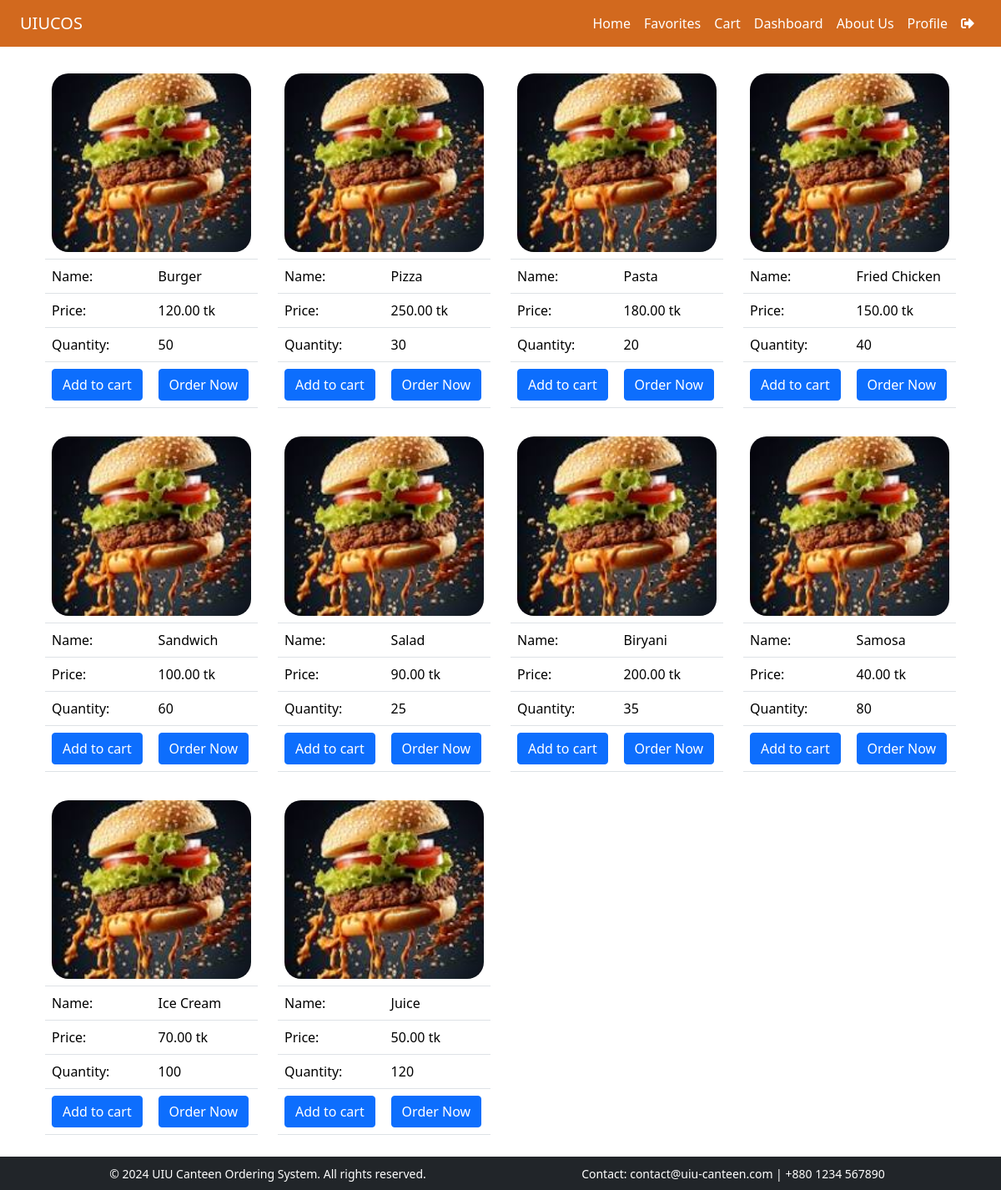
Screenshot of /pages/userHome.php with the database file from the repository.
### tables this page shows
CREATE TABLE `food` (
  `id` int(11) NOT NULL,
  `foodname` varchar(100) NOT NULL,
  `image` varchar(255) NOT NULL,
  `description` text NOT NULL,
  `price` decimal(10,2) NOT NULL,
  `quantity` int(11) NOT NULL,
  `canteen_id` int(11) NOT NULL,
  `created_at` timestamp NOT NULL DEFAULT current_timestamp()
);

### pages/userHome.php (the view, shortened to what this page needs)
<?php
include("../config/config.php");
$query = "SELECT `id`, `foodname`, `image`, `price`, `quantity`, `canteen_id` FROM `food` WHERE 1";
$run = mysqli_query($conn, $query);
?>
<!DOCTYPE html>
<html lang="en">
<head>
    <link href="https://cdn.jsdelivr.net/npm/bootstrap@5.3.3/dist/css/bootstrap.min.css" rel="stylesheet"
>
</head>
<body>
    <?php include("../include/usernav.php"); ?>
    <div class="container text-center">
        <div class="row">
            <?php
            if (mysqli_num_rows($run) > 0) {
                while ($result = mysqli_fetch_assoc($run)) {
                    ?>
                    <div class="col-3">
                        <form action="order.php" method="post">
                            <table class="table">
                                <tr>
                                    <td colspan="2"><img src="../assets/images/food/<?php echo $result['canteen_id'] ?>/<?php echo $result['image'] ?>" alt="Food Image"></td>
                                </tr>
                                <tr>
                                    <td>Name: </td>
                                    <td><?php echo $result['foodname'] ?></td>
                                </tr>
                                <tr>
                                    <td>Price: </td>
                                    <td><?php echo $result['price'] ?> tk</td>
                                </tr>
                                <tr>
                                    <td>Quantity: </td>
                                    <td><?php echo $result['quantity'] ?></td>
                                </tr>
                                <tr>
                                    <td><input type="submit" value="Add to cart" class="btn btn-primary" name="cbtn"></td>
                                    <td><input type="submit" value="Order Now" class="btn btn-primary" name="obtn"></td>
                                </tr>
                            </table>
                        </form>
                    </div>
                    <?php
                }
            }
            ?>
        </div>
    </div>
    <?php include('../include/footer.php'); ?>
</body>
</html>

### include/usernav.php (shortened to what this page needs)
<link href="https://cdn.jsdelivr.net/npm/bootstrap@5.1.3/dist/css/bootstrap.min.css" rel="stylesheet">
<link rel="stylesheet" href="https://cdnjs.cloudflare.com/ajax/libs/font-awesome/5.15.4/css/all.min.css">
<nav class="navbar navbar-expand-lg fixed-top" id="mainNav" style="background-color: chocolate;">
    <div class="container-fluid">
        <a class="navbar-brand text-white" href="dashboard.php">UIUCOS</a>
        <div class="collapse navbar-collapse" id="navbarNav">
            <ul class="navbar-nav ms-auto">
                <li class="nav-item">
                    <a class="nav-link text-white" href="userHome.php">Home</a>
                </li>
                <li class="nav-item">
                    <a class="nav-link text-white" href="favorites.php">Favorites</a>
                </li>
                <li class="nav-item">
                    <a class="nav-link text-white" href="cart.php">Cart</a>
                </li>
                <li class="nav-item">
                    <a class="nav-link text-white" href="dashboard.php">Dashboard</a>
                </li>
                <li class="nav-item">
                    <a class="nav-link text-white" href="about.php">About Us</a>
                </li>
                <li class="nav-item">
                    <a class="nav-link text-white" href="profile.php">Profile</a>
                </li>
                <li class="nav-item">
                    <a class="nav-link text-white" href="login.php" title="Logout">
                        <i class="fas fa-sign-out-alt"></i>
                    </a>
                </li>
            </ul>
        </div>
    </div>
</nav>
<br>

### include/footer.php (shortened to what this page needs)
<footer class="bg-dark text-white py-2">
    <div class="container text-center">
        <div class="row">
            <div class="col-md-6">
                <small>&copy; <?php echo date("Y"); ?> UIU Canteen Ordering System. All rights reserved.</small>
            </div>
            <div class="col-md-6">
                <small>Contact: contact@uiu-canteen.com | +880 1234 567890</small>
            </div>
        </div>
    </div>
</footer>
</body>
</html>

### pages/userHome.php (style rules this page uses)
img { height: 100%; width: 100%; margin: 0px; border-radius: 20px; }
.col-3 { margin-bottom: 10px; }
td { text-align: left; }

### include/usernav.php (style rules this page uses)
body { padding-top: 56px; }
.navbar { background-color: chocolate; transition: background-color 0.3s ease; }
.navbar-nav .nav-link { transition: color 0.3s ease; }

### rows the page displays
food: image (picture), foodname "Burger", price "120.00", quantity "50"
food: image (picture), foodname "Pizza", price "250.00", quantity "30"
food: image (picture), foodname "Pasta", price "180.00", quantity "20"
food: image (picture), foodname "Fried Chicken", price "150.00", quantity "40"
food: image (picture), foodname "Sandwich", price "100.00", quantity "60"
food: image (picture), foodname "Salad", price "90.00", quantity "25"
food: image (picture), foodname "Biryani", price "200.00", quantity "35"
food: image (picture), foodname "Samosa", price "40.00", quantity "80"
food: image (picture), foodname "Ice Cream", price "70.00", quantity "100"
food: image (picture), foodname "Juice", price "50.00", quantity "120"
